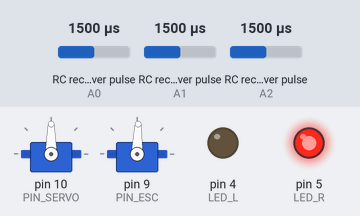
Simulated run of this program. Board: Arduino Uno, built with avr-gcc and run on an emulated ATmega328P. Parts: 2 × servo, output pins drawn as LEDs (lit = HIGH). Wiring (inferred from the names in the program): 3 × RC receiver channel: data A0 / data A1 / data A2. Inputs (shaded band) come from the test bench; at power-on: RC receiver pulse (sensors on A2, A0, A1) 1500 µs. What the program prints to the serial monitor is not drawn.

Above: at 1.2 s.
1.3 s: RC receiver pulse (sensor on A2) set to 1442 µs
4.3 s: RC receiver pulse (sensor on A2) set to 1419 µs
5.8 s: RC receiver pulse (sensor on A2) set to 1383 µs
At 8.5 s:
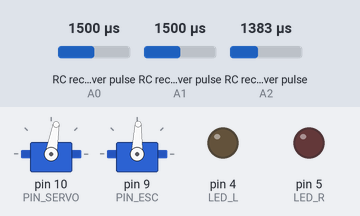
8.8 s: RC receiver pulse (sensor on A0) set to 1020 µs
At 10.0 s:
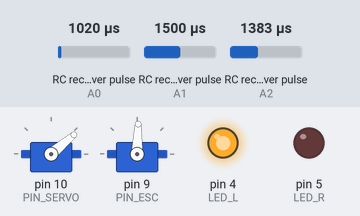
10.3 s: RC receiver pulse (sensor on A1) set to 1020 µs
At 12.5 s:
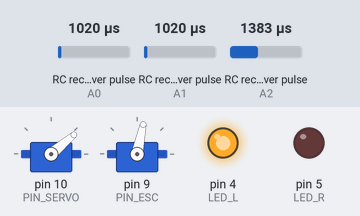
13.3 s: RC receiver pulse (sensor on A0) set to 1500 µs
At 16.3 s:
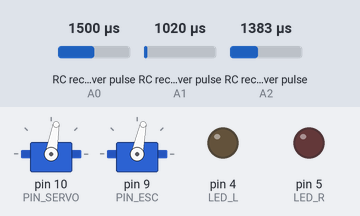
Timing chart, 0 to 17.3 s (numbered marks = the images above; inputs shaded):
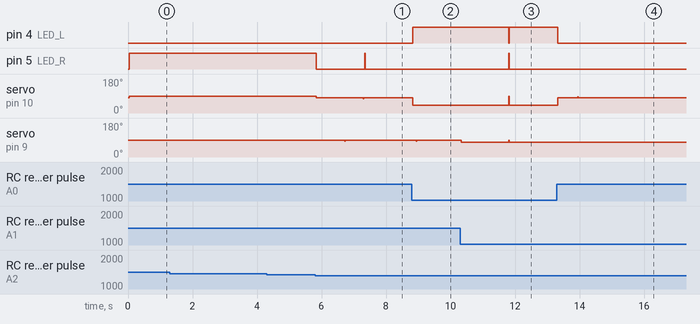

Measured:
- the behaviour switches between 1399 and 1398 µs on RC receiver pulse (sensor on A2) (found by bisection; images 0 and 1)
- after the input at 1.3 s, every drawn part: stays the same
- after the input at 4.3 s, every drawn part: stays the same
- after the input at 5.8 s, pin 5 (LED_R): HIGH → LOW at once, → HIGH 1.5 s later, → LOW 0.02 s later; servo on pin 10 (PIN_SERVO): 90° → 80° at once; servo on pin 9 (PIN_ESC): 88° → 83° after 0.92 s, → 88° 0.02 s later
- after the input at 8.8 s, pin 4 (LED_L): LOW → HIGH at once; pin 5 (LED_R): stays LOW (without the input it goes to HIGH after 1.1 s)
- after the input at 10.3 s, pin 4 (LED_L): HIGH → LOW after 1.5 s, → HIGH 0.02 s later; pin 5 (LED_R): LOW → HIGH after 1.5 s, → LOW 0.02 s later; servo on pin 10 (PIN_SERVO): 40° → 90° after 1.5 s, → 40° 0.02 s later
- after the input at 13.3 s, pin 4 (LED_L): HIGH → LOW at once; servo on pin 9 (PIN_ESC): goes on until 14.3 s, then stays 78°

The program:

main.cpp
```cpp
/*─────────────────────────────────────────────────────────────
 *  RC Car – Manual / Auto (Arduino UNO  +  ESC + Servo)
 *  -----------------------------------------------------------
 *  RC 수신 PWM
 *    └ CH1 : A0  ─ Steer
 *    └ CH2 : A1  ─ Throttle
 *    └ CH5 : A2  ─ 3-way Switch (Manual / Auto)
 *
 *  출력 핀
 *    └ 10 : PWM → Steering  Servo
 *    └  9 : PWM → ESC  (브러시리스/브러시드 모두)
 *    └  4 : 좌측 방향 LED
 *    └  5 : 우측 방향 LED
 *
 *  자동 모드 프로토콜
 *    “P  <steerByte>  <throttleByte>”  (총 3 Byte)
 *      • steerByte : 0(최좌) … 128(중립) … 255(최우)
 *      • throttle  : 0(강후진) … 127/128(정지) … 255(강전진)
 *─────────────────────────────────────────────────────────────*/

#include <Arduino.h>
#include <Servo.h>
#include <PinChangeInterrupt.h>


/* ───────── 핀 매핑 ──────────────────────────────────────────*/
#define CH1         A0      // RC Steer
#define CH2         A1      // RC Throttle
#define CH5         A2      // RC Mode-Switch
#define PIN_SERVO   10      // Steering Servo (PWM)
#define PIN_ESC     9       // ESC  (PWM)
#define LED_L       4
#define LED_R       5


/* ───────── RC PWM 범위 (µs) ────────────────────────────────*/
constexpr int CH1_MIN = 1060, CH1_MAX = 1930;      // 조향
constexpr int CH2_MIN = 1060, CH2_MAX = 1890;      // 스로틀
constexpr int CH_CENTER = 1500;                    // RC 중립
constexpr int CH5_AUTO_THRESHOLD = 1400;           // ≥1400 → Auto Mode


/* ───────── 서보(조향) 매핑 & 보정 ──────────────────────────*/
constexpr int SERVO_MIN_DEG =  40;   // 완전 좌
constexpr int SERVO_MAX_DEG = 140;   // 완전 우
int SERVO_CENTER_OFFSET = -10;       // 중립 오프셋(왼쪽 쏠림 교정, –값=오른쪽으로)

/* ───────── ESC 펄스폭 (↓ 매우 낮은 속도 범위) ──────────────
 * 1450 STOP 후진은 1350까지 전진은 1510까지   */
constexpr int ESC_STOP        = 1450;   // 정지
constexpr int ESC_REV_STRONG  = 1350;   // 강한 후진
constexpr int ESC_REV_WEAK    = 1400;   // 약   후진
constexpr int ESC_FWD_WEAK    = 1470;   // 약   전진
constexpr int ESC_FWD_STRONG  = 1510;   // 강한 전진

constexpr int THR_DEADBAND = 20;        // ±20 µs 를 “중립”으로 간주


/* ───────── 글로벌 변수 ────────────────────────────────────*/
volatile int pwmCH1 = CH_CENTER;   // 실시간 RC PWM 폭
volatile int pwmCH2 = CH_CENTER;
volatile int pwmCH5 = 1000;
volatile unsigned long tCH1, tCH2, tCH5;

bool   autoMode = false;           // true → 자동(Pi 제어)
Servo  steer, esc;                 // Servo 객체


/* ─────────― 인터럽트 : PWM 폭 측정 ―─────────*/
void pcintCH1() {                       // 채널 1 (Steer)
  if (digitalRead(CH1)) tCH1 = micros();
  else                  pwmCH1 = micros() - tCH1;
}
void pcintCH2() {                       // 채널 2 (Throttle)
  if (digitalRead(CH2)) tCH2 = micros();
  else                  pwmCH2 = micros() - tCH2;
}
void pcintCH5() {                       // 채널 5 (모드 전환)
  if (digitalRead(CH5)) tCH5 = micros();
  else {
    pwmCH5 = micros() - tCH5;
    autoMode = (pwmCH5 >= CH5_AUTO_THRESHOLD);
  }
}


/* ───────── 초기화 ───────────────────────────*/
void setup() {
  Serial.begin(115200);

  pinMode(LED_L, OUTPUT);
  pinMode(LED_R, OUTPUT);
  pinMode(CH1, INPUT_PULLUP);
  pinMode(CH2, INPUT_PULLUP);
  pinMode(CH5, INPUT_PULLUP);

  steer.attach(PIN_SERVO);
  esc.attach(PIN_ESC);
  esc.writeMicroseconds(ESC_STOP);       // 확실히 정지

  attachPCINT(digitalPinToPCINT(CH1), pcintCH1, CHANGE);
  attachPCINT(digitalPinToPCINT(CH2), pcintCH2, CHANGE);
  attachPCINT(digitalPinToPCINT(CH5), pcintCH5, CHANGE);

  Serial.println("RC Car Ready.");
}


/* ───────── 매핑 함수 ────────────────────────*/
// 1) 조향 PWM → Servo 각도
int mapSteer(int us) {
  int deg = map(us, CH1_MIN, CH1_MAX, SERVO_MIN_DEG, SERVO_MAX_DEG)
            + SERVO_CENTER_OFFSET;
  return constrain(deg, SERVO_MIN_DEG, SERVO_MAX_DEG);
}

// 2) 스로틀 PWM(수동) → ESC µs
int mapThrottle(int us) {
  int diff = us - CH_CENTER;
  if (abs(diff) <= THR_DEADBAND) return ESC_STOP;      // 중립

  return (diff > 0)                                    // 전진
       ? map(us, CH_CENTER + THR_DEADBAND, CH2_MAX,    // 1500+ → 1470~1510
              ESC_FWD_WEAK, ESC_FWD_STRONG)
       : map(us, CH2_MIN, CH_CENTER - THR_DEADBAND,    // 후진
              ESC_REV_STRONG, ESC_REV_WEAK);
}

// 3) 스로틀 바이트(자동) → ESC µs
int mapThrottleByte(uint8_t b) {
  if (b < 127)           // 0(강후진) → 126(약후진)
      return map(b, 0, 126, ESC_REV_STRONG, ESC_REV_WEAK);
  if (b > 128)           // 129(약전진) → 255(강전진)
      return map(b, 129, 255, ESC_FWD_WEAK, ESC_FWD_STRONG);
  return ESC_STOP;       // 127,128 = STOP
}


/* ───────── 메인 루프 ────────────────────────*/
void loop() {

  int steerDeg, escUs;

  /* ── (1) 수동 / 자동 모드에 따라 입력 선택 ──*/
  if (!autoMode) {
    // ••• 수동 : RC 스틱 값 사용 •••
    steerDeg = mapSteer(pwmCH1);
    escUs    = mapThrottle(pwmCH2);

  } else {
    // ••• 자동 : Pi → 아두이노 직렬 패킷 •••
    static int lastSteer = (SERVO_MIN_DEG + SERVO_MAX_DEG) / 2;
    static int lastEsc   = ESC_STOP;

    if (Serial.available() >= 3 && Serial.read() == 'P') {
      uint8_t sB = Serial.read();
      uint8_t tB = Serial.read();

      steerDeg = map(sB, 0, 255, SERVO_MIN_DEG, SERVO_MAX_DEG) + SERVO_CENTER_OFFSET;
      steerDeg = constrain(steerDeg, SERVO_MIN_DEG, SERVO_MAX_DEG);
      escUs    = mapThrottleByte(tB);

      lastSteer = steerDeg;
      lastEsc   = escUs;
    } else {            // 패킷 없으면 직전 값 유지
      steerDeg = lastSteer;
      escUs    = lastEsc;
    }
  }

  /* ── (2) 실제 출력 ─────────────────────────*/
  steer.write(steerDeg);
  esc.writeMicroseconds(escUs);

  /* ── (3) 방향 LED ──────────────────────────*/
  int centerWithOff = (SERVO_MIN_DEG + SERVO_MAX_DEG) / 2 + SERVO_CENTER_OFFSET;
  digitalWrite(LED_L, steerDeg < centerWithOff - 7);
  digitalWrite(LED_R, steerDeg > centerWithOff + 7);

  delay(15);   // 약 65 Hz 루프
}
```
